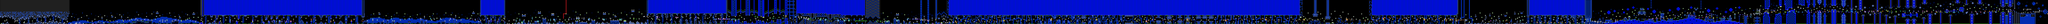

Below is a game level as drawn by its tile map, then a one-line description and the .tmx that defines it (tile-layer data replaced by summaries):
An orthogonal 2299x27 tile map with 16x16 px tiles, 2 tile layers (SP, ...), 2 tilesets, 2 image layers.

<map version="1.10" tiledversion="1.11.2" orientation="orthogonal" renderorder="right-down" width="2299" height="27" tilewidth="16" tileheight="16" infinite="0" nextlayerid="5" nextobjectid="1">
 <editorsettings>
  <chunksize width="16" height="27" />
  <export format="csv" />
 </editorsettings>
 <tileset firstgid="1" name="famidash" tilewidth="16" tileheight="16" tilecount="256" columns="16">
  <image source="../../../GRAPHICS/famidash.bmp" width="256" height="256" />
 </tileset>
 <tileset firstgid="257" name="sprites" tilewidth="16" tileheight="16" tilecount="256" columns="16">
  <image source="../../../GRAPHICS/sprites.png" width="256" height="256" />
 </tileset>
 <imagelayer id="3" name="Image Layer 1" parallaxx="0.9" parallaxy="0.9" repeatx="1" repeaty="1">
  <image source="../../../GRAPHICS/Old/parallax Blue.bmp" width="144" height="72" />
 </imagelayer>
 <imagelayer id="4" name="Image Layer 2" offsetx="0" offsety="432" repeatx="1">
  <image source="../../../GRAPHICS/ground.bmp" width="64" height="128" />
 </imagelayer>
 <layer id="1" width="2299" height="27">
  <data>[62073 cells, 34199 non-empty, 184 distinct tile ids]</data>
 </layer>
 <layer id="2" name="SP" width="2299" height="27">
  <data>[62073 cells, 1571 non-empty, 137 distinct tile ids]</data>
 </layer>
</map>
